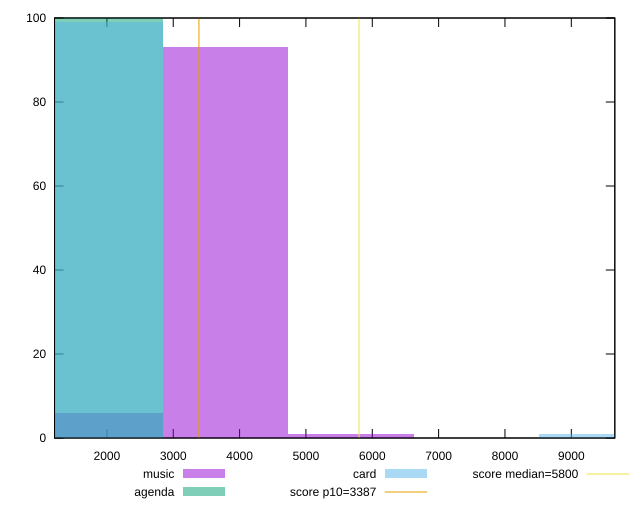

Write the gnuplot code that produced this figure.
reset

$music <<EOF
5676.404143685611 1
3784.2694291237412 93
1892.1347145618706 6
EOF

$agenda <<EOF
1892.1347145618706 100
EOF

$card <<EOF
9460.673572809354 1
1892.1347145618706 99
EOF

set key outside below
set boxwidth 1892.1347145618706
set xrange [1210.6347:9655.78523791733]
set yrange [0:100]
set trange [0:100]
set style fill transparent solid 0.5 noborder

set parametric
set terminal svg size 640, 510 enhanced background rgb 'white'
set output "reports/report_00032_2021-02-25T10-28-15.087Z/speed-index/comparison/histogram/all_raw.svg"

plot $music title "music" with boxes, \
     $agenda title "agenda" with boxes, \
     $card title "card" with boxes, \
     3387,t title "score p10=3387", \
     5800,t title "score median=5800"

reset
